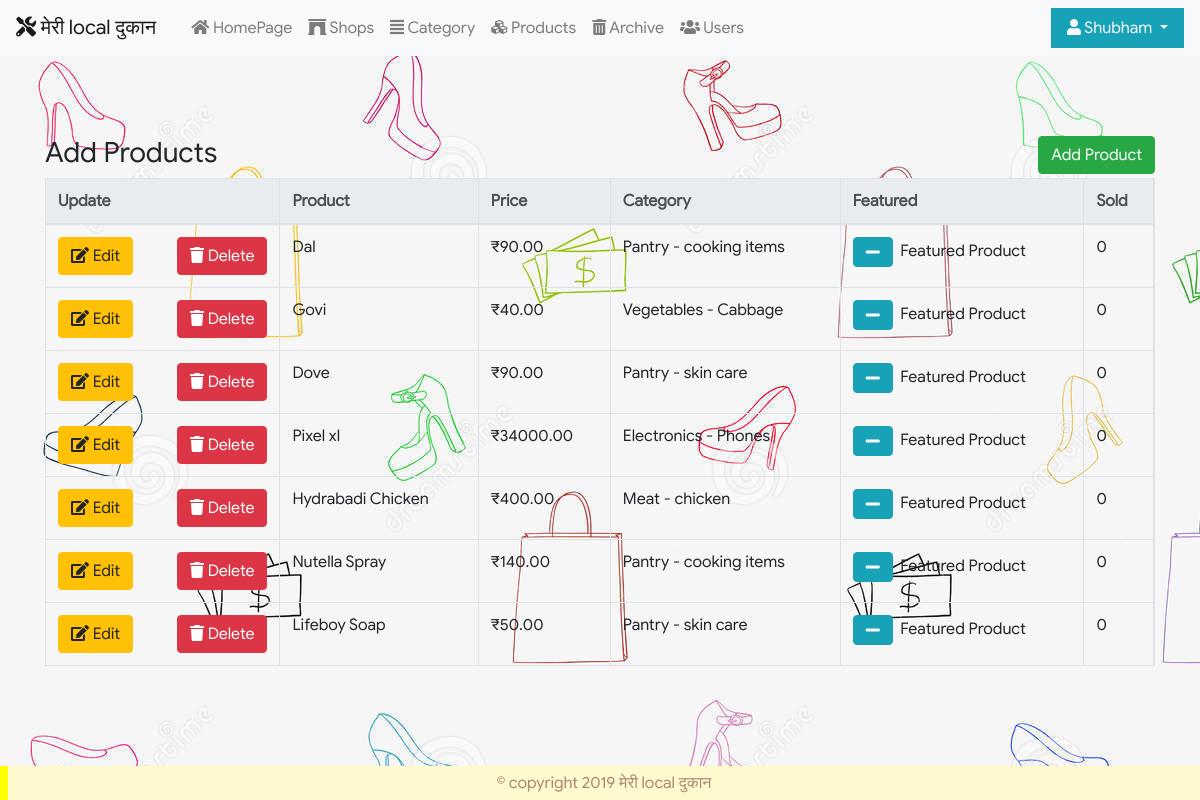
/admin/products.php (signed in), run on the app's committed database.
### tables this page shows
CREATE TABLE `products` (
  `id` int(11) NOT NULL,
  `title` varchar(255) NOT NULL,
  `price` decimal(10,2) NOT NULL,
  `list_price` decimal(10,2) NOT NULL,
  `shops` int(11) NOT NULL,
  `categories` varchar(255) NOT NULL,
  `image` text NOT NULL,
  `description` text NOT NULL,
  `featured` tinyint(4) NOT NULL DEFAULT '0',
  `kilos` text NOT NULL,
  `deleted` tinyint(4) NOT NULL DEFAULT '0',
  `popular` int(11) NOT NULL DEFAULT '0'
);

### helpers/helpers.php (called while the page is built, shortened)
<?php
function money($number){
  return '₹'.number_format($number,2,".", "");
}
 ?>

### admin/products.php (the view, shortened to what this page needs)
<?php
require_once $_SERVER['DOCUMENT_ROOT'].'/Ecommerce/core/init.php';
include 'includes/head.php';
include 'includes/navigation.php';
$dbpath='';
if(isset($_GET['add']) || isset($_GET['edit'])){
  $shopsql="SELECT * FROM shops ORDER BY name";
  $shop_query=mysqli_query($db,$shopsql);
  $main_menu_sql="SELECT * FROM categories WHERE parent = 0";
  $main_menu_query=mysqli_query($db,$main_menu_sql);
  $title=((isset($_POST['title']) && $_POST['title']!='')?sanitize($_POST['title']):'');
  $shop=((isset($_POST['shop']) && $_POST['shop']!='')?sanitize($_POST['shop']):'');
  $sub_category=((isset($_POST['sub_category']) && $_POST['sub_category']!='')?sanitize($_POST['sub_category']):'');
  $categories=((isset($_POST['category']) && $_POST['category']!='')?sanitize($_POST['category']):'');
  $price=((isset($_POST['price']) && $_POST['price']!='')?sanitize($_POST['price']):'');
  $list_price=((isset($_POST['list_price']) && $_POST['list_price']!='')?sanitize($_POST['list_price']):'');
  $Qtypreview=((isset($_POST['Qtypreview']) && $_POST['Qtypreview']!='')?sanitize($_POST['Qtypreview']):'');
  $description=((isset($_POST['description']) && $_POST['description']!='')?sanitize($_POST['description']):'');
  $saved_image='';
  if(isset($_GET['edit'])){
    $edit_id=(int)$_GET['edit'];
    $fetchproductresultsql="SELECT * FROM products WHERE id='$edit_id'";
    $fetch_product_query=mysqli_query($db,$fetchproductresultsql);
    $productforedit=mysqli_fetch_assoc($fetch_product_query);
    if(isset($_GET['delete_image'])){
      $imgi=(int)$_GET['imgi']-1;
      $images=explode(',',$productforedit['image']);
      $image_url='../'.$images[$imgi];
      unlink($image_url);
      unset($images[$imgi]);
      $newimagestring=implode(',',$images);
      $clearimagesql="UPDATE products SET image='{$newimagestring}' WHERE id = '$edit_id'";
      $clearimagequery=mysqli_query($db,$clearimagesql);
      header('Location:products.php?edit='.$edit_id);
    }
    $title=((isset($_POST['title']) && !empty($_POST['title']))?sanitize($_POST['title']):$productforedit['title']);
    $shop=((isset($_POST['shop']) && !empty($_POST['shop']))?sanitize($_POST['shop']):$productforedit['shops']);
    $sub_category=((isset($_POST['sub_category']) && !empty($_POST['sub_category']))?sanitize($_POST['sub_category']):$productforedit['categories']);
    $fetch_main_category_frm_sub_category="SELECT * FROM categories WHERE id='$sub_category'";
    $fetch_main_category_frm_sub_category_query=mysqli_query($db,$fetch_main_category_frm_sub_category);
    $fetch_main_category_frm_sub_category_result=mysqli_fetch_assoc($fetch_main_category_frm_sub_category_query);
    $categories=((isset($_POST['category']) && !empty($_POST['category']))?sanitize($_POST['category']):$fetch_main_category_frm_sub_category_result['parent']);
    $price=((isset($_POST['price']) && !empty($_POST['price']))?sanitize($_POST['price']):$productforedit['price']);
    $list_price=((isset($_POST['list_price']) && !empty($_POST['list_price']))?sanitize($_POST['list_price']):$productforedit['list_price']);
    $description=((isset($_POST['description']) && !empty($_POST['description']))?sanitize($_POST['description']):$productforedit['description']);
    $Qtypreview=((isset($_POST['Qtypreview']) && !empty($_POST['Qtypreview']))?sanitize($_POST['Qtypreview']):$productforedit['kilos']);
    $saved_image=(($productforedit['image']!='')?$productforedit['image']:'');
    $dbpath=$saved_image;
  }
  if(!empty($Qtypreview))
  {
    $kilo_string=sanitize($Qtypreview);
    $kilo_string=rtrim($kilo_string,',');
  }
  if($_POST)
  {
    $tmploc='';
    $uploadpath='';
    $required=array('title','shop','price','list_price','category','sub_category','Qtypreview');
    $allowed=array('png','jpeg','jpg','gif');
    $photoarray=array();
    $tmploc=array();
    $uploadpath=array();
    foreach ($required as $field){
      if($_POST[$field]==''){
        $errors[]='All Fields with ^ is Required !';
        break;
      }
    }
    if(!empty($_FILES)){
      $photocount=count($_FILES['photo']['name']);
      $photo = $_FILES['photo'];
      $photo_name=$photo['name'];
      if($photocount >0)
      {
        for($i=0;$i<$photocount;$i++){
          $name=$_FILES['photo']['name'][$i];
          $photoarray=explode('.',$name);
          $filename=$photoarray[0];
          $fileext=$photoarray[1];
        $mime = explode('/',$_FILES['photo']['type'][$i]);
        $mimetype=$mime[0];
        $mimeext=$mime[1];
        $tmploc[]=$_FILES['photo']['tmp_name'][$i];
        $filesize=$_FILES['photo']['size'][$i];
        $uploadname=md5(microtime().$i).'.'.$fileext;
        $uploadpath[]=BASEURL.'medias/products/'.$uploadname;
        if($i!=0){
          $dbpath .= ',';
        }
        $dbpath.='medias/products/'.$uploadname;
        if($mimetype!='image'){
          $errors[]='The File must be an image !';
        }
        if(!in_array($fileext,$allowed)){
          $errors[]='Allowed types are png , jpeg , jpg , gif !';
        }
        if($filesize>15000000){
          $errors[]='The File must be under 15 mb!';
        }
        }
      }
    }
    if(!empty($errors))
    {
      echo display_errors($errors);
    }
    else {
        if($photocount > 0){
          for($i=0 ; $i<$photocount ;$i++){
            move_uploaded_file($tmploc[$i],$uploadpath[$i]);
          }
        }
      $insertproductsql="INSERT INTO products (`title`,`price`,`list_price`,`shops`,`categories`,`image`,`description`,`kilos`)
      VALUES ('$title','$price','$list_price','$shop','$sub_category','$dbpath','$description','$kilo_string')";
      if(isset($_GET['edit']))
      {
        $insertproductsql="UPDATE products SET title = '$title', price= '$price',list_price = '$list_price', shops= '$shop', categories= '$sub_category', image= '$dbpath', description= '$description' ,kilos ='$kilo_string' WHERE id='$edit_id'";
      }
      mysqli_query($db,$insertproductsql);
      header('Location: products.php');
    }
  }
?>
<br><br>
<div class="container py-4 border border-success rounded">
  <div class="col-md-12">
  <h2 class="text-center"><?=((isset($_GET['edit']))?'Edit':'Add')?> Product</h2>
  <form action="products.php?<?=((isset($_GET['edit']))?'edit='.$edit_id:'add=1')?>" method="post" enctype="multipart/form-data">
  <div class="form-group">
  <?php if($saved_image!=''){ ?>
  <?php
  $imgi=1;
  $images=explode(',',$saved_image);
  foreach ($images as $image){ ?>
    <img src="<?='../'.$image;?>" alt="<?=$title;?>" class="img-thumbnail" style="height:auto;width: 200px;">
    <a href="products.php?delete_image=1&edit=<?=$edit_id?>&imgi=<?=$imgi;?>" class="btn btn-danger">Delete Image</a>
    <?php $imgi++; }}else{ ?>
    <label for="photo">Product Photo :</label>
    <input type="file" name="photo[]" id="photo" class="form-control" multiple required>
    <?php } ?>
  </div>
  <div class="form-group">
  <label for="title">Title^</label>
  <input type="text" class="form-control" name="title" id="title" value="<?=$title;?>">
  </div>
  <div class="form-group">
  <label for="shops">Shops^</label>
  <select class="form-control" name="shop" id="shop">
    <option value=""<?=(($shop=='')?'selected':'')?>></option>
    <?php while($shops=mysqli_fetch_assoc($shop_query)){ ?>
    <option value="<?=$shops['id']?>" <?=(($shop==$shops['id'])?'selected':'')?> ><?=$shops['name']?></option>
    <?php }?>
  </select>
  </div>
  <div class="form-group">
  <label for="category">Main Category^</label>
  <select class="form-control" name="category" id="category">
    <option value=""<?=(($categories=='')?'selected':'')?>></option>
    <?php while($main_menus=mysqli_fetch_assoc($main_menu_query)){ ?>
    <option value="<?=$main_menus['id']?>" <?=(($categories==$main_menus['id'])?'selected':'')?> ><?=$main_menus['category']?></option>
    <?php }?>
  </select>
  </div>
  <div class="form-group">
  <label for="sub_category">Sub Category^</label>
  <select class="form-control" name="sub_category" id="sub_category">
  </select>
  </div>
  <div class="form-group">
    <label for="price">Price^ : </label>
    <input type="text" name="price" class="form-control" value="<?=$price;?>">
  </div>
  <div class="form-group">
    <label for="list_price">List Price^ : </label>
    <input type="text" name="list_price" class="form-control" value="<?=$list_price;?>">
  </div>
  <div class="form-group">
    <label for="Quantity">Change Quantity :</label>
    <input type="text" id="qty" name="Qtypreview" class="form-control" value="<?=$Qtypreview;?>">
  </div>
  <!-- <div class="form-group">
    <label for="Qtypreview">Quantity Preview^ : </label>
    <input type="text" id="qty_field" name="Qtypreview" class="form-control" value="<?=$Qtypreview;?>" readonly>
  </div> -->
  <div class="form-group">
    <label for="description">Description : </label>
    <input type="textarea" name="description" class="form-control" value="<?=$description;?>">
  </div>
  <input type="submit" name="" value="<?=((isset($_GET['edit']))?'Edit':'Add')?> Products" class="form-control btn btn-success">
<br>
<br>
  <a href="products.php" class="btn btn-danger form-control">Cancel</a>
</form>
<div class="modal fade" id="sizemodal" tabindex="-1" role="dialog" aria-labelledby="login_sign_up_ModalLabel" aria-hidden="true">
  <div class="modal-dialog" role="document">
    <div class="modal-content">
      <div class="modal-header">
        <h5 class="modal-title" id="sizesModalLabel">Quantity & Sizes</h5>
        <button type="button" class="close" data-dismiss="modal" aria-label="Close">
          <span aria-hidden="true">&times;</span>
        </button>
      </div>
      <div class="modal-body">
        <?php for($i=1;$i<3;$i++){ ?>
          <div class="form-group">
            <label for="quantity">Quantity</label>
            <input type="number" min="0" name="qty<?=$i;?>" id="qty<?=$i;?>" class="form-control">
          </div>
        <?php } ?>
      </div>
      <div class="modal-footer">
        <button type="button" class="btn btn-secondary" data-dismiss="modal">Close</button>
        <button type="button" class="btn btn-primary" onclick="update_kilo();$('#sizemodal').modal('toggle');return false;">Save changes</button>
      </div>
    </div>
  </div>
</div>
</div>
</div>
<?php
}else {
$productsql="SELECT * FROM products WHERE deleted = 0";
$product_query=mysqli_query($db,$productsql);
 ?>
 <div class="container py-5">
   <table class="table table-responsive-lg table-hover table-bordered ">
     <p class="clearfix py-2">
   <h3 class="text-center float-left"> <?=((isset($_GET['edit']))?'Edit':'Add')?> Products</h3>
   <a href="products.php?add=1" class="btn btn-success float-right" id="add-product-btn"> <?=((isset($_GET['edit']))?'Edit':'Add')?> Product</a>
   </p>
   <thead class="thead-light py-2">
     <tr>
       <th>Update</th>
       <th scope="col">Product</th>
       <th scope="col">Price</th>
       <th scope="col">Category</th>
       <th scope="col">Featured</th>
       <th scope="col">Sold</th>
     </tr>
   </thead>
   <tbody>
     <?php while($products = mysqli_fetch_assoc($product_query)){ ?>
     <?php
      $product_category_id=$products['categories'];
      $find_child_sql="SELECT * FROM categories WHERE id='$product_category_id' ";
      $find_child_query=mysqli_query($db,$find_child_sql);
      $child=mysqli_fetch_assoc($find_child_query);
      $parent_id=$child['parent'];
      $find_parent_sql="SELECT * FROM categories WHERE id='$parent_id' ";
      $find_parent_query=mysqli_query($db,$find_parent_sql);
      $parent=mysqli_fetch_assoc($find_parent_query);
      $category=$parent['category'].' - '.$child['category'];
      ?>
     <tr class="clearfix">
       <td> <a href="products.php?edit=<?= $products['id'];?>" class="btn btn-xs btn-warning float-left"><i class="fas fa-edit"></i> Edit</a>
        <a href="products.php?delete=<?= $products['id'];?>" class="btn btn-xs btn-danger float-right"> <i class="fas fa-trash"></i> Delete</a></td>
       <td><?=$products['title']?></td>
       <td><?=money($products['price']);?></td>
       <td><?=$category;?></td>
       <td>
         <a href="products.php?featured=<?=(($products['featured']==0)?'1':'0')?>&id=<?=$products['id']?>" class="btn btn-xs btn-info"> <i class="fas fa-<?=(($products['featured']==0)?'plus':'minus')?>"></i></a>
         &nbsp;<?=(($products['featured']==1)?'Featured Product':'')?>
       </td>
       <td>0</td>
     </tr>
     <?php }?>
   </tbody>
 </table>
 </div>
 <?php }
 include 'includes/footer.php'; ?>

### css/main.css (style rules this page uses)
body { font-family: Google-Sans-Fonts; }

### data on the page
products: title "Dal", price "₹90.00", category "Pantry - cooking items", featured 1 (drawn)
products: title "Govi", price "₹40.00", category "Vegetables - Cabbage", featured 1 (drawn)
products: title "Dove", price "₹90.00", category "Pantry - skin care", featured 1 (drawn)
products: title "Pixel xl", price "₹34000.00", category "Electronics - Phones", featured 1 (drawn)
products: title "Hydrabadi Chicken", price "₹400.00", category "Meat - chicken", featured 1 (drawn)
products: title "Nutella Spray", price "₹140.00", category "Pantry - cooking items", featured 1 (drawn)
products: title "Lifeboy Soap", price "₹50.00", category "Pantry - skin care", featured 1 (drawn)

### other printed values
$user_data['first'] "Shubham"
